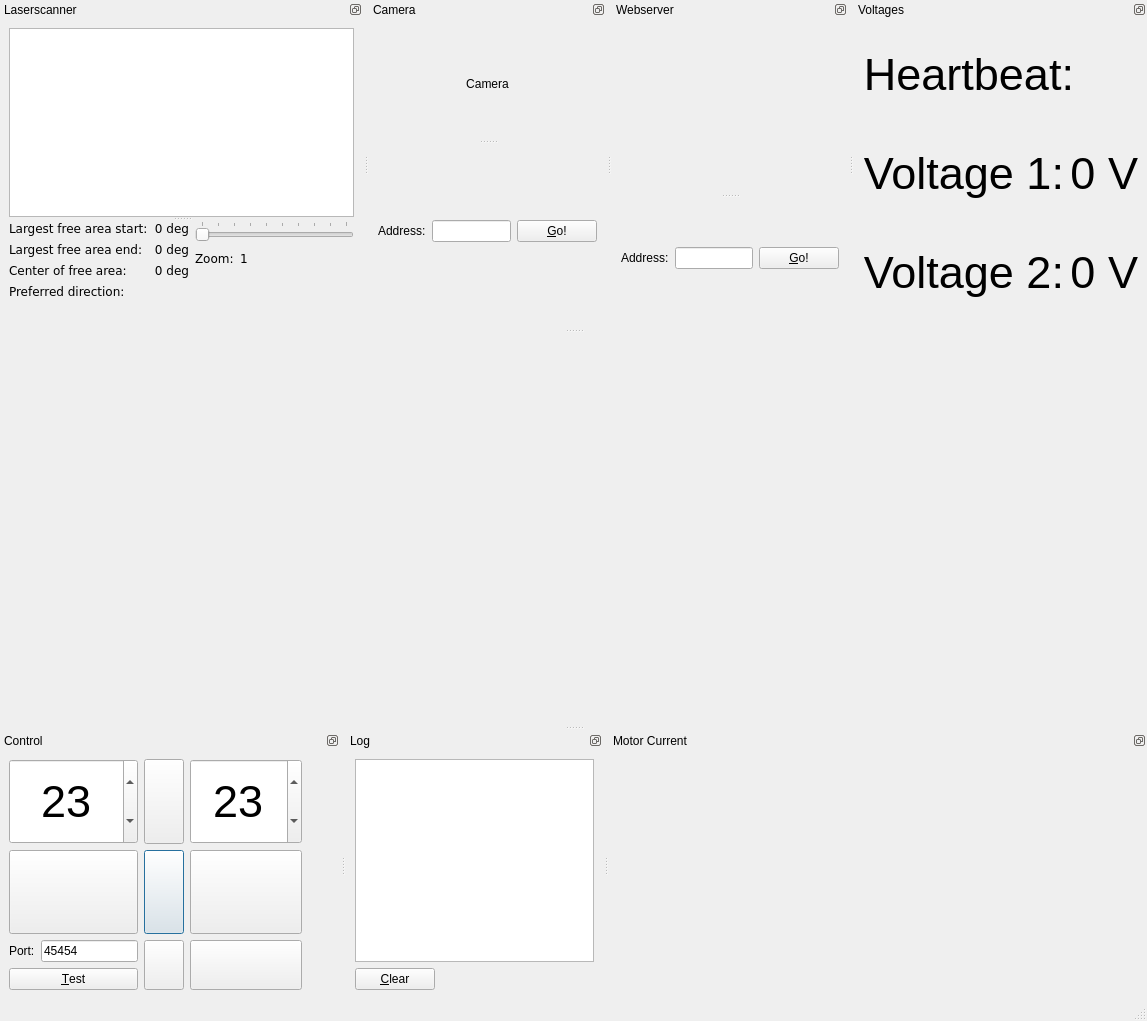
<?xml version="1.0" encoding="UTF-8"?>
<ui version="4.0">
 <class>mainWindow</class>
 <widget class="QMainWindow" name="mainWindow">
  <property name="geometry">
   <rect>
    <x>0</x>
    <y>0</y>
    <width>1147</width>
    <height>1021</height>
   </rect>
  </property>
  <property name="windowTitle">
   <string>direcs-remote</string>
  </property>
  <property name="windowIcon">
   <iconset resource="../direcs-remote.qrc">
    <normaloff>:/images/images/DSC07494_front_256x256.png</normaloff>:/images/images/DSC07494_front_256x256.png</iconset>
  </property>
  <widget class="QWidget" name="centralwidget"/>
  <widget class="QMenuBar" name="menubar">
   <property name="geometry">
    <rect>
     <x>0</x>
     <y>0</y>
     <width>1147</width>
     <height>22</height>
    </rect>
   </property>
  </widget>
  <widget class="QStatusBar" name="statusbar"/>
  <widget class="QDockWidget" name="dockWidgetLaser">
   <property name="features">
    <set>QDockWidget::DockWidgetFloatable|QDockWidget::DockWidgetMovable</set>
   </property>
   <property name="windowTitle">
    <string>Laserscanner</string>
   </property>
   <attribute name="dockWidgetArea">
    <number>4</number>
   </attribute>
   <widget class="QWidget" name="dockWidgetContents">
    <layout class="QGridLayout" name="gridLayout">
     <item row="0" column="0">
      <widget class="QSplitter" name="splitter">
       <property name="orientation">
        <enum>Qt::Vertical</enum>
       </property>
       <widget class="QGraphicsView" name="graphicsViewLaser">
        <property name="cursor" stdset="0">
         <cursorShape>OpenHandCursor</cursorShape>
        </property>
        <property name="mouseTracking">
         <bool>true</bool>
        </property>
        <property name="statusTip">
         <string>Robot can be dragged with the </string>
        </property>
        <property name="alignment">
         <set>Qt::AlignLeading|Qt::AlignLeft|Qt::AlignTop</set>
        </property>
        <property name="dragMode">
         <enum>QGraphicsView::ScrollHandDrag</enum>
        </property>
       </widget>
       <widget class="QWidget" name="layoutWidget">
        <layout class="QHBoxLayout" name="horizontalLayout">
         <item>
          <layout class="QVBoxLayout" name="nam1">
           <item>
            <layout class="QHBoxLayout" name="_2">
             <item>
              <widget class="QLabel" name="label18_4">
               <property name="font">
                <font>
                 <family>Verdana</family>
                </font>
               </property>
               <property name="text">
                <string>Largest free area start:</string>
               </property>
              </widget>
             </item>
             <item>
              <widget class="QLabel" name="lblLaserFrontFreeStart">
               <property name="font">
                <font>
                 <family>Verdana</family>
                </font>
               </property>
               <property name="text">
                <string>0 deg</string>
               </property>
               <property name="alignment">
                <set>Qt::AlignRight|Qt::AlignTrailing|Qt::AlignVCenter</set>
               </property>
              </widget>
             </item>
            </layout>
           </item>
           <item>
            <layout class="QHBoxLayout" name="_3">
             <item>
              <widget class="QLabel" name="label18_5">
               <property name="font">
                <font>
                 <family>Verdana</family>
                </font>
               </property>
               <property name="text">
                <string>Largest free area end:</string>
               </property>
              </widget>
             </item>
             <item>
              <widget class="QLabel" name="lblLaserFrontFreeEnd">
               <property name="font">
                <font>
                 <family>Verdana</family>
                </font>
               </property>
               <property name="text">
                <string>0 deg</string>
               </property>
               <property name="alignment">
                <set>Qt::AlignRight|Qt::AlignTrailing|Qt::AlignVCenter</set>
               </property>
              </widget>
             </item>
            </layout>
           </item>
           <item>
            <layout class="QHBoxLayout" name="_4">
             <item>
              <widget class="QLabel" name="label18_6">
               <property name="font">
                <font>
                 <family>Verdana</family>
                </font>
               </property>
               <property name="text">
                <string>Center of free area:</string>
               </property>
              </widget>
             </item>
             <item>
              <widget class="QLabel" name="lblLaserFrontFreeCenter">
               <property name="font">
                <font>
                 <family>Verdana</family>
                </font>
               </property>
               <property name="text">
                <string>0 deg</string>
               </property>
               <property name="alignment">
                <set>Qt::AlignRight|Qt::AlignTrailing|Qt::AlignVCenter</set>
               </property>
              </widget>
             </item>
            </layout>
           </item>
           <item>
            <layout class="QHBoxLayout" name="_5">
             <item>
              <widget class="QLabel" name="label18_7">
               <property name="font">
                <font>
                 <family>Verdana</family>
                </font>
               </property>
               <property name="text">
                <string>Preferred direction:</string>
               </property>
              </widget>
             </item>
             <item>
              <widget class="QLabel" name="lblPreferredDirection">
               <property name="sizePolicy">
                <sizepolicy hsizetype="Fixed" vsizetype="Fixed">
                 <horstretch>0</horstretch>
                 <verstretch>0</verstretch>
                </sizepolicy>
               </property>
               <property name="font">
                <font>
                 <family>Verdana</family>
                </font>
               </property>
               <property name="pixmap">
                <pixmap>:/images/images/middle.png</pixmap>
               </property>
               <property name="scaledContents">
                <bool>true</bool>
               </property>
              </widget>
             </item>
            </layout>
           </item>
           <item>
            <spacer>
             <property name="orientation">
              <enum>Qt::Vertical</enum>
             </property>
             <property name="sizeHint" stdset="0">
              <size>
               <width>20</width>
               <height>16</height>
              </size>
             </property>
            </spacer>
           </item>
          </layout>
         </item>
         <item>
          <layout class="QVBoxLayout" name="name2">
           <item>
            <widget class="QSlider" name="sliderZoom">
             <property name="font">
              <font>
               <family>Verdana</family>
              </font>
             </property>
             <property name="minimum">
              <number>1</number>
             </property>
             <property name="maximum">
              <number>10</number>
             </property>
             <property name="pageStep">
              <number>1</number>
             </property>
             <property name="value">
              <number>1</number>
             </property>
             <property name="sliderPosition">
              <number>1</number>
             </property>
             <property name="tracking">
              <bool>false</bool>
             </property>
             <property name="orientation">
              <enum>Qt::Horizontal</enum>
             </property>
             <property name="tickPosition">
              <enum>QSlider::TicksAbove</enum>
             </property>
             <property name="tickInterval">
              <number>1</number>
             </property>
            </widget>
           </item>
           <item>
            <layout class="QHBoxLayout" name="_6">
             <item>
              <layout class="QHBoxLayout" name="_7">
               <item>
                <widget class="QLabel" name="label_33">
                 <property name="font">
                  <font>
                   <family>Verdana</family>
                  </font>
                 </property>
                 <property name="text">
                  <string>Zoom:</string>
                 </property>
                </widget>
               </item>
               <item>
                <widget class="QLabel" name="labelLaserTop">
                 <property name="font">
                  <font>
                   <family>Verdana</family>
                  </font>
                 </property>
                 <property name="text">
                  <string>1</string>
                 </property>
                </widget>
               </item>
              </layout>
             </item>
             <item>
              <spacer>
               <property name="orientation">
                <enum>Qt::Horizontal</enum>
               </property>
               <property name="sizeHint" stdset="0">
                <size>
                 <width>41</width>
                 <height>22</height>
                </size>
               </property>
              </spacer>
             </item>
            </layout>
           </item>
           <item>
            <spacer>
             <property name="orientation">
              <enum>Qt::Vertical</enum>
             </property>
             <property name="sizeHint" stdset="0">
              <size>
               <width>159</width>
               <height>51</height>
              </size>
             </property>
            </spacer>
           </item>
          </layout>
         </item>
        </layout>
       </widget>
      </widget>
     </item>
    </layout>
   </widget>
  </widget>
  <widget class="QDockWidget" name="dockWidgetControl">
   <property name="features">
    <set>QDockWidget::DockWidgetFloatable|QDockWidget::DockWidgetMovable</set>
   </property>
   <property name="windowTitle">
    <string>Control</string>
   </property>
   <attribute name="dockWidgetArea">
    <number>8</number>
   </attribute>
   <widget class="QWidget" name="dockWidgetContents_2">
    <layout class="QGridLayout" name="gridLayout_6">
     <item row="0" column="0">
      <layout class="QGridLayout" name="gridLayout_3">
       <item row="0" column="0">
        <widget class="QSpinBox" name="spinBoxSpeed1">
         <property name="sizePolicy">
          <sizepolicy hsizetype="Minimum" vsizetype="Minimum">
           <horstretch>0</horstretch>
           <verstretch>0</verstretch>
          </sizepolicy>
         </property>
         <property name="font">
          <font>
           <pointsize>34</pointsize>
          </font>
         </property>
         <property name="alignment">
          <set>Qt::AlignCenter</set>
         </property>
         <property name="minimum">
          <number>1</number>
         </property>
         <property name="maximum">
          <number>255</number>
         </property>
         <property name="value">
          <number>23</number>
         </property>
        </widget>
       </item>
       <item row="0" column="1">
        <widget class="QPushButton" name="btnForward">
         <property name="sizePolicy">
          <sizepolicy hsizetype="Minimum" vsizetype="Minimum">
           <horstretch>0</horstretch>
           <verstretch>0</verstretch>
          </sizepolicy>
         </property>
         <property name="icon">
          <iconset resource="../direcs-remote.qrc">
           <normaloff>:/images/images/up.png</normaloff>:/images/images/up.png</iconset>
         </property>
         <property name="iconSize">
          <size>
           <width>82</width>
           <height>82</height>
          </size>
         </property>
         <property name="shortcut">
          <string>8</string>
         </property>
        </widget>
       </item>
       <item row="0" column="2">
        <widget class="QSpinBox" name="spinBoxSpeed2">
         <property name="sizePolicy">
          <sizepolicy hsizetype="Minimum" vsizetype="Minimum">
           <horstretch>0</horstretch>
           <verstretch>0</verstretch>
          </sizepolicy>
         </property>
         <property name="font">
          <font>
           <pointsize>34</pointsize>
          </font>
         </property>
         <property name="alignment">
          <set>Qt::AlignCenter</set>
         </property>
         <property name="minimum">
          <number>1</number>
         </property>
         <property name="maximum">
          <number>255</number>
         </property>
         <property name="value">
          <number>23</number>
         </property>
        </widget>
       </item>
       <item row="1" column="0">
        <widget class="QPushButton" name="btnLeft">
         <property name="sizePolicy">
          <sizepolicy hsizetype="Minimum" vsizetype="Minimum">
           <horstretch>0</horstretch>
           <verstretch>0</verstretch>
          </sizepolicy>
         </property>
         <property name="icon">
          <iconset resource="../direcs-remote.qrc">
           <normaloff>:/images/images/back.png</normaloff>:/images/images/back.png</iconset>
         </property>
         <property name="iconSize">
          <size>
           <width>82</width>
           <height>82</height>
          </size>
         </property>
         <property name="shortcut">
          <string>4</string>
         </property>
        </widget>
       </item>
       <item row="1" column="1">
        <widget class="QPushButton" name="btnStartStop">
         <property name="sizePolicy">
          <sizepolicy hsizetype="Minimum" vsizetype="Minimum">
           <horstretch>0</horstretch>
           <verstretch>0</verstretch>
          </sizepolicy>
         </property>
         <property name="focusPolicy">
          <enum>Qt::ClickFocus</enum>
         </property>
         <property name="toolTip">
          <string>drive</string>
         </property>
         <property name="statusTip">
          <string>drive</string>
         </property>
         <property name="whatsThis">
          <string>drive</string>
         </property>
         <property name="text">
          <string/>
         </property>
         <property name="icon">
          <iconset>
           <normaloff>:/images/images/underFootOne.png</normaloff>:/images/images/underFootOne.png</iconset>
         </property>
         <property name="iconSize">
          <size>
           <width>82</width>
           <height>82</height>
          </size>
         </property>
         <property name="shortcut">
          <string>5</string>
         </property>
         <property name="autoDefault">
          <bool>true</bool>
         </property>
         <property name="default">
          <bool>true</bool>
         </property>
        </widget>
       </item>
       <item row="1" column="2">
        <widget class="QPushButton" name="btnRight">
         <property name="sizePolicy">
          <sizepolicy hsizetype="Minimum" vsizetype="Minimum">
           <horstretch>0</horstretch>
           <verstretch>0</verstretch>
          </sizepolicy>
         </property>
         <property name="icon">
          <iconset resource="../direcs-remote.qrc">
           <normaloff>:/images/images/forward.png</normaloff>:/images/images/forward.png</iconset>
         </property>
         <property name="iconSize">
          <size>
           <width>62</width>
           <height>62</height>
          </size>
         </property>
         <property name="shortcut">
          <string>6</string>
         </property>
        </widget>
       </item>
       <item row="2" column="0">
        <layout class="QVBoxLayout" name="verticalLayout">
         <item>
          <layout class="QHBoxLayout" name="horizontalLayout_2">
           <item>
            <widget class="QLabel" name="label_4">
             <property name="text">
              <string>Port:</string>
             </property>
            </widget>
           </item>
           <item>
            <widget class="QLineEdit" name="lineEditPortValue">
             <property name="text">
              <string>45454</string>
             </property>
             <property name="maxLength">
              <number>5</number>
             </property>
            </widget>
           </item>
          </layout>
         </item>
         <item>
          <widget class="QPushButton" name="btnTest">
           <property name="text">
            <string>&amp;Test</string>
           </property>
           <property name="shortcut">
            <string>Alt+T</string>
           </property>
          </widget>
         </item>
        </layout>
       </item>
       <item row="2" column="1">
        <widget class="QPushButton" name="btnBackward">
         <property name="sizePolicy">
          <sizepolicy hsizetype="Minimum" vsizetype="Minimum">
           <horstretch>0</horstretch>
           <verstretch>0</verstretch>
          </sizepolicy>
         </property>
         <property name="icon">
          <iconset resource="../direcs-remote.qrc">
           <normaloff>:/images/images/down.png</normaloff>:/images/images/down.png</iconset>
         </property>
         <property name="iconSize">
          <size>
           <width>82</width>
           <height>82</height>
          </size>
         </property>
         <property name="shortcut">
          <string>2</string>
         </property>
        </widget>
       </item>
       <item row="2" column="2">
        <widget class="QPushButton" name="btnShutdown">
         <property name="sizePolicy">
          <sizepolicy hsizetype="Minimum" vsizetype="Minimum">
           <horstretch>0</horstretch>
           <verstretch>0</verstretch>
          </sizepolicy>
         </property>
         <property name="toolTip">
          <string>shutdown</string>
         </property>
         <property name="statusTip">
          <string>shutdown</string>
         </property>
         <property name="whatsThis">
          <string>shutdown</string>
         </property>
         <property name="icon">
          <iconset resource="../direcs-remote.qrc">
           <normaloff>:/images/images/exit.png</normaloff>:/images/images/exit.png</iconset>
         </property>
         <property name="iconSize">
          <size>
           <width>82</width>
           <height>82</height>
          </size>
         </property>
         <property name="shortcut">
          <string>2</string>
         </property>
        </widget>
       </item>
      </layout>
     </item>
     <item row="0" column="1">
      <spacer name="horizontalSpacer_2">
       <property name="orientation">
        <enum>Qt::Horizontal</enum>
       </property>
       <property name="sizeHint" stdset="0">
        <size>
         <width>40</width>
         <height>20</height>
        </size>
       </property>
      </spacer>
     </item>
    </layout>
   </widget>
  </widget>
  <widget class="QDockWidget" name="dockWidgetCamera">
   <property name="features">
    <set>QDockWidget::DockWidgetFloatable|QDockWidget::DockWidgetMovable</set>
   </property>
   <property name="windowTitle">
    <string>Camera</string>
   </property>
   <attribute name="dockWidgetArea">
    <number>4</number>
   </attribute>
   <widget class="QWidget" name="dockWidgetContents_3">
    <layout class="QGridLayout" name="gridLayout_9">
     <item row="0" column="0">
      <widget class="QSplitter" name="splitter_2">
       <property name="orientation">
        <enum>Qt::Vertical</enum>
       </property>
       <widget class="QLabel" name="lblCamera">
        <property name="text">
         <string>Camera</string>
        </property>
        <property name="scaledContents">
         <bool>true</bool>
        </property>
        <property name="alignment">
         <set>Qt::AlignCenter</set>
        </property>
       </widget>
       <widget class="QWidget" name="layoutWidget_2">
        <layout class="QGridLayout" name="gridLayout_5">
         <item row="0" column="0">
          <widget class="QLabel" name="label_6">
           <property name="text">
            <string>Address:</string>
           </property>
          </widget>
         </item>
         <item row="0" column="1">
          <widget class="QLineEdit" name="lineEditWebAddressCamera"/>
         </item>
         <item row="0" column="2">
          <widget class="QPushButton" name="btnGoCamera">
           <property name="text">
            <string>&amp;Go!</string>
           </property>
           <property name="shortcut">
            <string>Alt+T</string>
           </property>
          </widget>
         </item>
        </layout>
       </widget>
      </widget>
     </item>
    </layout>
   </widget>
  </widget>
  <widget class="QDockWidget" name="dockWidgetLog">
   <property name="features">
    <set>QDockWidget::DockWidgetFloatable|QDockWidget::DockWidgetMovable</set>
   </property>
   <property name="windowTitle">
    <string>Log</string>
   </property>
   <attribute name="dockWidgetArea">
    <number>8</number>
   </attribute>
   <widget class="QWidget" name="dockWidgetContents_5">
    <layout class="QGridLayout" name="gridLayout_2">
     <item row="0" column="0">
      <layout class="QVBoxLayout" name="verticalLayout_2">
       <item>
        <widget class="QTextEdit" name="textEdit1"/>
       </item>
       <item>
        <layout class="QHBoxLayout" name="horizontalLayout_3">
         <item>
          <widget class="QPushButton" name="btnClear">
           <property name="text">
            <string>&amp;Clear</string>
           </property>
           <property name="shortcut">
            <string>Alt+C</string>
           </property>
          </widget>
         </item>
         <item>
          <spacer name="horizontalSpacer">
           <property name="orientation">
            <enum>Qt::Horizontal</enum>
           </property>
           <property name="sizeHint" stdset="0">
            <size>
             <width>40</width>
             <height>20</height>
            </size>
           </property>
          </spacer>
         </item>
        </layout>
       </item>
      </layout>
     </item>
    </layout>
   </widget>
  </widget>
  <widget class="QDockWidget" name="dockWidgetMotors">
   <property name="features">
    <set>QDockWidget::DockWidgetFloatable|QDockWidget::DockWidgetMovable</set>
   </property>
   <property name="windowTitle">
    <string>Motor Current</string>
   </property>
   <attribute name="dockWidgetArea">
    <number>8</number>
   </attribute>
   <widget class="QWidget" name="dockWidgetContents_4">
    <layout class="QGridLayout" name="gridLayout_8">
     <item row="0" column="0">
      <layout class="QGridLayout" name="gridLayout_7">
       <item row="0" column="0">
        <widget class="QwtPlot" name="qwtPlotCurrent1">
         <property name="minimumSize">
          <size>
           <width>257</width>
           <height>231</height>
          </size>
         </property>
        </widget>
       </item>
       <item row="0" column="1">
        <widget class="QwtPlot" name="qwtPlotCurrent2">
         <property name="minimumSize">
          <size>
           <width>257</width>
           <height>231</height>
          </size>
         </property>
        </widget>
       </item>
      </layout>
     </item>
    </layout>
   </widget>
  </widget>
  <widget class="QDockWidget" name="dockWidgetWebserver">
   <property name="features">
    <set>QDockWidget::DockWidgetFloatable|QDockWidget::DockWidgetMovable</set>
   </property>
   <property name="windowTitle">
    <string>Webserver</string>
   </property>
   <attribute name="dockWidgetArea">
    <number>4</number>
   </attribute>
   <widget class="QWidget" name="dockWidgetContents_6">
    <layout class="QGridLayout" name="gridLayout_10">
     <item row="0" column="0">
      <widget class="QSplitter" name="splitter_3">
       <property name="orientation">
        <enum>Qt::Vertical</enum>
       </property>
       <widget class="QWidget" name="widgetWeb" native="true"/>
       <widget class="QWidget" name="layoutWidget">
        <layout class="QGridLayout" name="gridLayout_4">
         <item row="0" column="0">
          <widget class="QLabel" name="label_5">
           <property name="text">
            <string>Address:</string>
           </property>
          </widget>
         </item>
         <item row="0" column="1">
          <widget class="QLineEdit" name="lineEditWebAddress"/>
         </item>
         <item row="0" column="2">
          <widget class="QPushButton" name="btnGo">
           <property name="text">
            <string>&amp;Go!</string>
           </property>
           <property name="shortcut">
            <string>Alt+T</string>
           </property>
          </widget>
         </item>
        </layout>
       </widget>
      </widget>
     </item>
    </layout>
   </widget>
  </widget>
  <widget class="QDockWidget" name="dockWidgetVoltages">
   <property name="features">
    <set>QDockWidget::DockWidgetFloatable|QDockWidget::DockWidgetMovable</set>
   </property>
   <property name="allowedAreas">
    <set>Qt::BottomDockWidgetArea|Qt::TopDockWidgetArea</set>
   </property>
   <property name="windowTitle">
    <string>Voltages</string>
   </property>
   <attribute name="dockWidgetArea">
    <number>4</number>
   </attribute>
   <widget class="QWidget" name="dockWidgetContents_7">
    <layout class="QVBoxLayout" name="verticalLayout_3">
     <item>
      <layout class="QHBoxLayout" name="horizontalLayout_6">
       <item>
        <widget class="QLabel" name="label_8">
         <property name="font">
          <font>
           <pointsize>34</pointsize>
          </font>
         </property>
         <property name="text">
          <string>Heartbeat:</string>
         </property>
         <property name="alignment">
          <set>Qt::AlignRight|Qt::AlignTrailing|Qt::AlignVCenter</set>
         </property>
        </widget>
       </item>
       <item>
        <widget class="QLabel" name="lblLEDHeartbeat">
         <property name="text">
          <string/>
         </property>
         <property name="pixmap">
          <pixmap resource="../direcs-remote.qrc">:/images/images/led_gray.gif</pixmap>
         </property>
         <property name="alignment">
          <set>Qt::AlignCenter</set>
         </property>
        </widget>
       </item>
      </layout>
     </item>
     <item>
      <layout class="QHBoxLayout" name="horizontalLayout_5">
       <item>
        <widget class="QLabel" name="label">
         <property name="font">
          <font>
           <pointsize>34</pointsize>
          </font>
         </property>
         <property name="text">
          <string>Voltage 1:</string>
         </property>
         <property name="alignment">
          <set>Qt::AlignRight|Qt::AlignTrailing|Qt::AlignVCenter</set>
         </property>
        </widget>
       </item>
       <item>
        <widget class="QLabel" name="lblVoltage1">
         <property name="font">
          <font>
           <pointsize>34</pointsize>
          </font>
         </property>
         <property name="text">
          <string>0 V</string>
         </property>
         <property name="alignment">
          <set>Qt::AlignRight|Qt::AlignTrailing|Qt::AlignVCenter</set>
         </property>
        </widget>
       </item>
      </layout>
     </item>
     <item>
      <layout class="QHBoxLayout" name="horizontalLayout_4">
       <item>
        <widget class="QLabel" name="label_3">
         <property name="font">
          <font>
           <pointsize>34</pointsize>
          </font>
         </property>
         <property name="text">
          <string>Voltage 2:</string>
         </property>
         <property name="alignment">
          <set>Qt::AlignRight|Qt::AlignTrailing|Qt::AlignVCenter</set>
         </property>
        </widget>
       </item>
       <item>
        <widget class="QLabel" name="lblVoltage2">
         <property name="font">
          <font>
           <pointsize>34</pointsize>
          </font>
         </property>
         <property name="text">
          <string>0 V</string>
         </property>
         <property name="alignment">
          <set>Qt::AlignRight|Qt::AlignTrailing|Qt::AlignVCenter</set>
         </property>
        </widget>
       </item>
      </layout>
     </item>
    </layout>
   </widget>
  </widget>
 </widget>
 <customwidgets>
  <customwidget>
   <class>QwtPlot</class>
   <extends>QFrame</extends>
   <header>qwt_plot.h</header>
   <container>1</container>
  </customwidget>
 </customwidgets>
 <resources>
  <include location="../direcs-remote.qrc"/>
 </resources>
 <connections/>
</ui>
